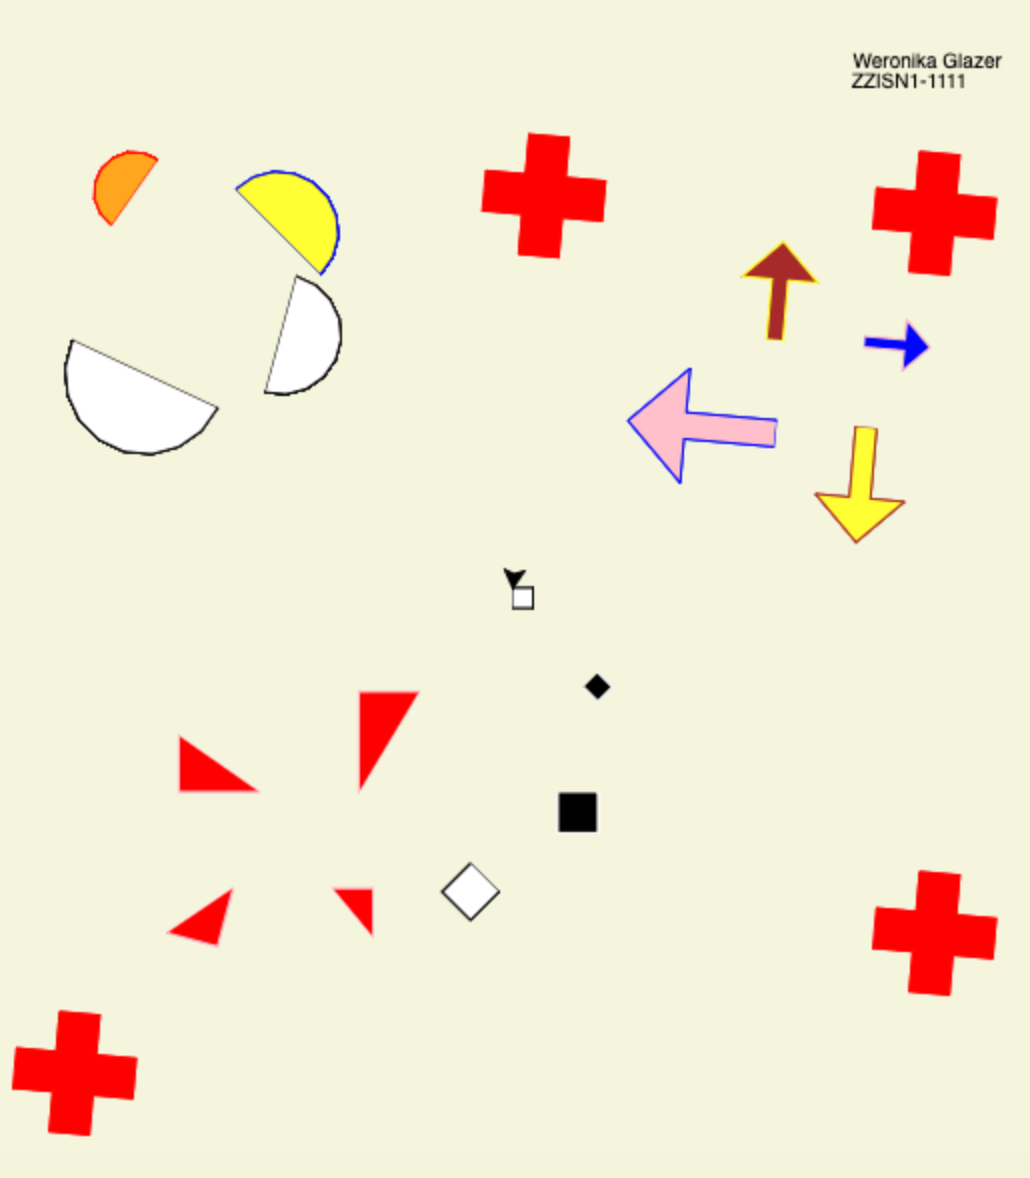

Reproduce this figure in Python.
import turtle


def square(t, wall_length, border_color, fill_color):
    t.color(border_color, fill_color)
    t.begin_fill()
    
    for i in range(4):
        t.forward(wall_length)
        t.right(90)
    t.end_fill()
    t.penup()
    t.right(45)
    t.forward(wall_length + 50)
    t.pendown()


def right_triangle(t, base, height, angle, border_color, fill_color):
    initial_pos = t.pos()

    t.color(border_color, fill_color)
    t.begin_fill()
    t.forward(base)
    t.right(90)
    t.forward(height)
    t.right(135)
    t.goto(initial_pos)
    t.end_fill()
    
    t.penup()
    t.right(angle)
    t.forward(50)
    t.pendown()



def semicircle(t, radius, border_color, fill_color):
    initial_pos = t.pos()
        
    t.color(border_color, fill_color)
    t.begin_fill()
    t.circle(radius, 180)
    t.goto(initial_pos)
    t.end_fill()

    t.penup()
    t.right(80)
    t.forward(100)
    t.pendown()


def cross(t, size):
  t.color('red')
  t.begin_fill()
  for i in range(4):
      t.forward(size)
      t.right(90)
      t.forward(size)
      t.left(90)
      t.forward(size)
      t.left(90)      
  t.end_fill()


def arrow(t, size, border_color, fill_color):
  t.color(border_color, fill_color)
  t.begin_fill()
  t.forward(size)
  t.right(90)
  t.forward(size/2)
  t.left(135)
  t.forward(size * 0.9)
  t.left(90)
  t.forward(size * 0.9)
  t.left(135)
  t.forward(size/2)
  t.right(90)
  t.forward(size)
  t.left(90)
  t.forward(size * 0.3)
  t.end_fill()
  
  t.penup()
  t.forward(40)
  t.pendown()


def personal_data(t, name, surname, group):
  t.color('black')
  t.write(name + " " + surname)
  t.penup()
  t.forward(10)
  t.pendown()
  t.write(group)


t = turtle.Turtle()
turtle.Screen().bgcolor('beige')
t.speed(50)


square(t, 10, 'black', 'white')
square(t, 10, 'white', 'black')
square(t, 20, 'white', 'black')
square(t, 20, 'black', 'white')

t.penup()
t.right(90)
t.forward(50)
t.pendown()

right_triangle(t, 50, 30, 45, 'pink', 'red')
right_triangle(t, 40, 28, 60, 'pink', 'red')
right_triangle(t, 30, 26, 30, 'pink', 'red')
right_triangle(t, 20, 24, 15, 'pink', 'red')

t.penup()
t.right(15)
t.forward(200)
t.right(60)
t.forward(100)
t.pendown()

semicircle(t, 30, 'blue', 'yellow')
semicircle(t, 20, 'red', 'orange')
semicircle(t, 40, 'black', 'white')
semicircle(t, 30, 'black', 'white')

t.penup()
t.right(90)
t.forward(100)
t.pendown()

cross(t, 20)
t.penup()
t.setx(-250)
t.sety(-250)
t.pendown()

cross(t, 20)
t.penup()
t.setx(180)
t.sety(-180)
t.pendown()

cross(t, 20)
t.penup()
t.setx(180)
t.sety(180)
t.pendown()

cross(t, 20)

t.penup()
t.right(90)
t.forward(100)
t.pendown()

arrow(t, 35, 'brown', 'yellow')
arrow(t, 45, 'blue' , 'pink')
arrow(t, 30, 'yellow', 'brown')
arrow(t, 20, 'pink', 'blue')

t.penup()
t.setx(170)
t.sety(260)
t.pendown()

personal_data(t, "Weronika","Glazer", "ZZISN1-1111")

t.penup()
t.setx(0)
t.sety(0)
t.pendown()

turtle.mainloop()

turtle.done()
